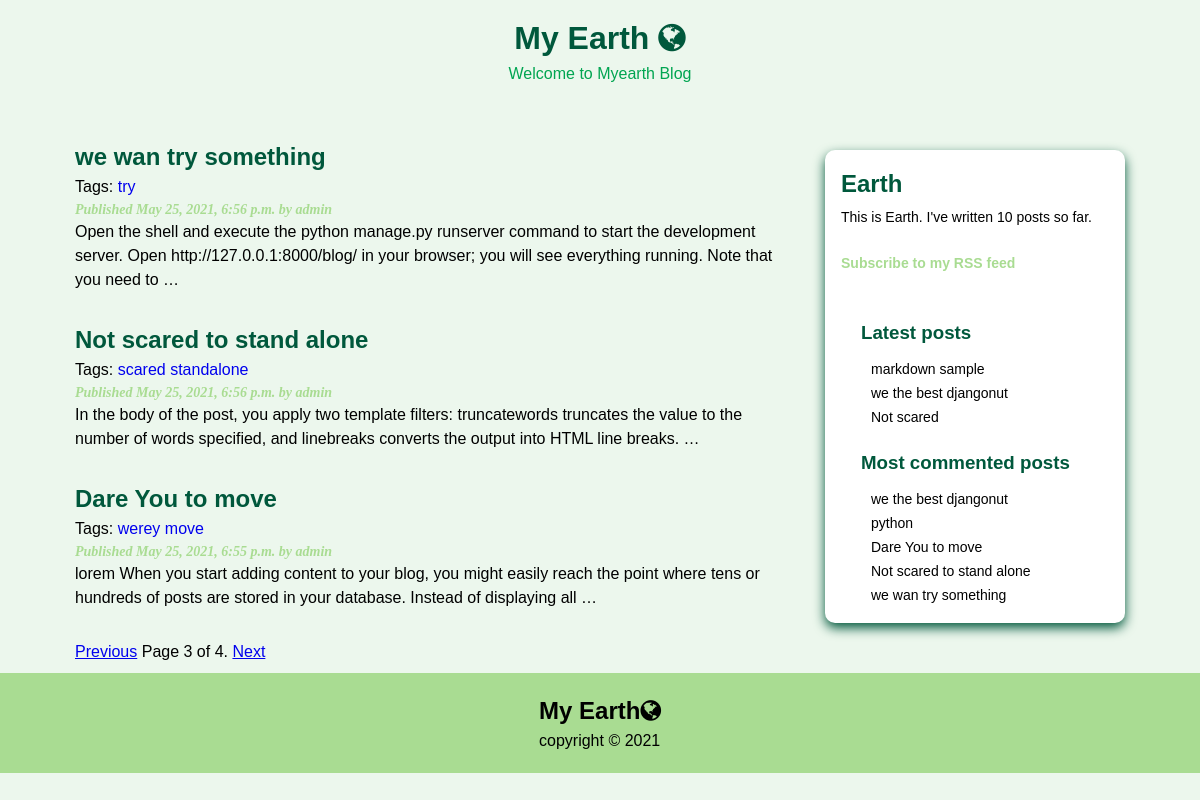
The page /earth/?page=3 on the database its author committed.
### earth/models.py (models this page shows, shortened)
class Post(models.Model):
    STATUS_CHOICES = (
        ('draft', 'Draft'),
        ('published', 'Published'),
    )
    title = models.CharField(max_length=250)
    slug = models.SlugField(max_length=250,
                            unique_for_date='publish')
    author = models.ForeignKey(User,
                               on_delete=models.CASCADE,
                               related_name='earth_posts')
    body = models.TextField()
    publish = models.DateTimeField(default=timezone.now)
    created = models.DateTimeField(auto_now_add=True)
    updated = models.DateTimeField(auto_now=True)
    status = models.CharField(max_length=10,
                              choices=STATUS_CHOICES,
                              default='draft')
    objects = models.Manager()  # The default manager.
    published = PublishedManager()  # Our custom manager.
    tags = TaggableManager()
    class Meta:
        ordering = ('-publish',)
    def get_absolute_url(self):
        return reverse('earth:post_detail',
                       args=[self.publish.year,
                             self.publish.month,
                             self.publish.day, self.slug])

### earth/views.py (the view)
# urls.py: path('', views.post_list, name='post_list'),
def post_list(request, tag_slug=None):
    object_list = Post.published.all()
    tag = None
    if tag_slug:
        tag = get_object_or_404(Tag, slug=tag_slug)
        object_list = object_list.filter(tags__in=[tag])
    paginator = Paginator(object_list, 3)  # 3 posts in each page
    page = request.GET.get('page')
    try:
        posts = paginator.page(page)
    except PageNotAnInteger:
        posts = paginator.page(1)
    except EmptyPage:
        posts = paginator.page(paginator.num_pages)
    return render(request,
                  'earth/post/list.html',
                  {'page': page,
                   'posts': posts,
                   'tag': tag})

### earth/models.py (called while the page is built)
    def get_queryset(self):
        return super().get_queryset().filter(status='published')

### earth/templatetags/earth_tags.py (called while the page is built)
@register.simple_tag
def total_posts():
    return Post.published.count()

@register.inclusion_tag('earth/post/latest_posts.html')
def show_latest_posts(count=5):
    latest_posts = Post.published.order_by('-publish')[:count]
    return {'latest_posts': latest_posts}

@register.simple_tag
def get_most_commented_posts(count=5):
    return Post.published.annotate(
        total_comments=Count('comments')
    ).order_by('-total_comments')[:count]

@register.filter(name='markdown')
def markdown_format(text):
    return mark_safe(markdown.markdown(text))

### earth/templates/earth/post/list.html (shortened to what this page needs)
{% extends "earth/base.html" %}
{% load earth_tags %}
{% block content %}
  {% for post in posts %}
    <h2 class="post-title">
      <a href="{{ post.get_absolute_url }}">
        {{ post.title }}
      </a>
    </h2>
    <p class="tags">
      Tags:
      {% for tag in post.tags.all%}
        <a href="{% url "earth:post_list_by_tag" tag.slug %}">
          {{tag.name}}
        </a>
      {% endfor %}
    </p>
    <p class="date">
      Published {{ post.publish }} by {{ post.author }}
    </p>
    {{ post.body|markdown|truncatewords_html:30 }}
  {% endfor %}
  <div class="page">
    {% include "pagination.html" with page=posts %}
  </div>
{% endblock %}

### earth/templates/earth/base.html (shortened to what this page needs)
{% load earth_tags %}
{% load static %}
<!DOCTYPE html>
<html>
<head>
  <link href="{% static "css/earth.css" %}" rel="stylesheet">
  <link rel="stylesheet" href="//maxcdn.bootstrapcdn.com/font-awesome/4.7.0/css/font-awesome.min.css">
</head>
<body>
  <header>
    <h1>My Earth <span><i class="fa fa-globe" aria-hidden="true"></i></span></h1>
    <p>Welcome to Myearth Blog</p>
  </header>
  <main class="All-content">
    <div class="content">
      {% block content %}
      {% endblock %}
    </div>
    <div class="side-content">
      <div class="flex-content">
        <h2 class="earth">Earth</h2>
        <p>This is Earth. I've written {% total_posts %} posts so far.</p>
        <p><a class="feed" href="{% url "earth:post_feed" %}">Subscribe to my RSS feed</a></p>
        <h3>Latest posts</h3>
        {% show_latest_posts 3 %}
        <h3>Most commented posts</h3>
        {% get_most_commented_posts as most_commented_posts %}
        <ul>
          {% for post in most_commented_posts %}
            <li>
              <a href="{{ post.get_absolute_url }}">{{ post.title }}</a>
            </li>
          {% endfor %}
        </ul>
      </div>
    </div>
  </main>
  <footer class="footer">
  <div class="container">
    <h2>My Earth<span><i class="fa fa-globe" aria-hidden="true"></i></span></h2>
    <p>copyright &copy; 2021</p>
  </div>
</footer>
</body>
</html>

### earth/templates/earth/post/latest_posts.html
<ul>
  {% for post in latest_posts %}
    <li>
      <a href="{{ post.get_absolute_url }}">{{ post.title }}</a>
    </li>
  {% endfor %}
</ul>

### earth/static/css/earth.css (style rules this page uses)
:root { --primary-color:#00a551; --secondary-color:#a9dc92; --dark-color:#00583c; --white-type:#ecf7ed; --gray-type:#d3ebd6; }
* { margin: 0; padding: 0; box-sizing: border-box; }
body { font-family: 'Monteserrat', sans-serif ; background-color: var(--white-type); line-height: 1.5; }
header { display: flex; flex-direction: column; justify-content: center; align-items: center; }
header { height: 100px; }
header h1 { color: var(--dark-color); }
header p { color:var(--primary-color) ; }
.All-content { display: grid; grid-template-columns: 700px 300px; gap: 50px; justify-content: center; align-items: center; height: 100%; }
ul { list-style-type: none; }
ul li a { text-decoration: none; }
.side-content { width: 300px; height: auto; position:relative; box-shadow:0 5px 12px var(--dark-color) ; border-radius: 10px; margin: 50px auto; background: white; }
.flex-content { display: flex; flex-direction: column; justify-content: center; align-items: flex-start; margin: 16px; overflow: hidden; }
.flex-content h2 { margin-bottom: 5px; font-family: "Montserrat" 'Lato' ; color: var(--dark-color); }
.flex-content h3 { font-family: "Montserrat" 'Lato' ; margin: 20px; align-items: center; justify-content: center; padding-bottom: 5px; margin-bottom: 5px; color: var(--dark-color); }
.flex-content p { font-family: "Montserrat" 'Lato' ; font-size: 14px; padding-bottom: 5px; margin-bottom: 20px; }
.flex-content ul a { font-size: 14px; padding: 20px; margin: 0 10px; }
.flex-content ul a:link { color: black; }
.flex-content .feed { text-decoration: none; margin-top: 2px; color: var(--secondary-color); font-weight: 700; }
footer { display: flex; flex-direction: column; justify-content: center; align-items: center; background-color: var(--secondary-color); height: 100px; padding: 50px; }
p.date { color:var(--secondary-color); font-family: georgia, serif; font-size: 14px; font-style: italic; font-weight: 700; }
.post-title { margin-top: 30px; }
.post-title a { text-decoration: none; color: var(--dark-color); }
.tags a { text-decoration: none; }
.page { margin-top: 30px; }

### rows shown on the page
Post: title "we wan try something", publish "May 25, 2021, 6:56 p.m.", author "admin", body "Open the shell and execute the python manage.py runserver command to start the development server. Open http://127.0.0.1:8000/blog/ in your browser; you will see everything running. Note that you need to …"
Tag: name "try"
Post: title "Not scared to stand alone", publish "May 25, 2021, 6:56 p.m.", author "admin", body "In the body of the post, you apply two template filters: truncatewords truncates the value to the number of words specified, and linebreaks converts the output into HTML line breaks. …"
Tag: name "scared"
Tag: name "standalone"
Post: title "Dare You to move", publish "May 25, 2021, 6:55 p.m.", author "admin", body "lorem When you start adding content to your blog, you might easily reach the point where tens or hundreds of posts are stored in your database. Instead of displaying all …"
Tag: name "werey"
Tag: name "move"
Post: title "markdown sample"
Post: title "we the best djangonut"
Post: title "Not scared"
Post: title "python"

### other values the page prints
{{ page.number }} "3"
{{ page.paginator.num_pages }} "4"
